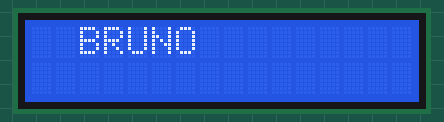
Simulated run of this sketch. Board: Arduino Uno, built with avr-gcc and run on an emulated ATmega328P. Parts: 16×2 character LCD.

Above: at 0.2 s.
At 4.7 s:
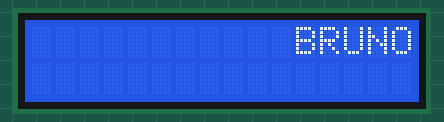
At 9.7 s:
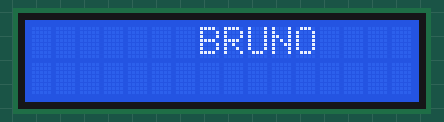
At 19.7 s:
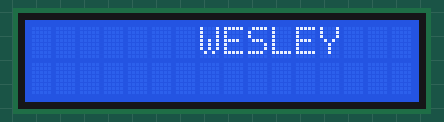
At 29.3 s:
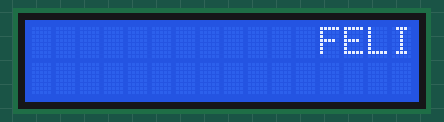
At 39.3 s:
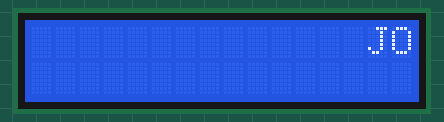

The sketch:

HelloWorld.ino
```cpp
//YWROBOT
//Compatible with the Arduino IDE 1.0
//Library version:1.1
#include <Wire.h>
#include <LiquidCrystal_I2C.h>


LiquidCrystal_I2C lcd(0x27,16,2);  // set the LCD address to 0x27 for a 16 chars and 2 line display

void setup()
{
  lcd.init();                      // initialize the lcd
  lcd.init();
  // Print a message to the LCD.
  lcd.backlight();

}


void loop()
{


//Nome
lcd.clear();
lcd.setCursor(2,0);
lcd.print("BRUNO");//6 letras
delay(500);

  //Rolando o lcd
  for (int i = 0; i < 12; i++){

    lcd.scrollDisplayRight();
    delay(500);
  }
   for (int i = 0; i < 9; i++){

    lcd.scrollDisplayLeft();
    delay(500);

 }

//Nome
lcd.clear();
lcd.print("WESLEY");//6 letras
lcd.setCursor(2,0);
delay(500);

  //Rolando o lcd
  for (int i = 0; i < 12; i++){

    lcd.scrollDisplayRight();
    delay(500);
  }
   for (int i = 0; i < 9; i++){

    lcd.scrollDisplayLeft();
    delay(500);

 }


//Nome
lcd.clear();
lcd.setCursor(2,0);
lcd.print("FELIPE");//6 letras
delay(500);

  //Rolando o lcd
  for (int i = 0; i < 12; i++){

    lcd.scrollDisplayRight();
    delay(500);
  }
   for (int i = 0; i < 9; i++){

    lcd.scrollDisplayLeft();
    delay(500);

 }


//Nome
lcd.clear();
lcd.setCursor(2,0);
lcd.print("JOSUE");//6 letras
delay(500);

  //Rolando o lcd
  for (int i = 0; i < 12; i++){

    lcd.scrollDisplayRight();
    delay(500);
  }
   for (int i = 0; i < 9; i++){

    lcd.scrollDisplayLeft();
    delay(500);

 }


//Nome
lcd.clear();
lcd.setCursor(2,0);
lcd.print("KAROLINE");//6 letras
delay(500);

  //Rolando o lcd
  for (int i = 0; i < 12; i++){

    lcd.scrollDisplayRight();
    delay(500);
  }
   for (int i = 0; i < 9; i++){

    lcd.scrollDisplayLeft();
    delay(500);

 }


}
```

Measured:
- what the display in image 1 shows lasts 0.5 s, from 4.6 s to 5.1 s
